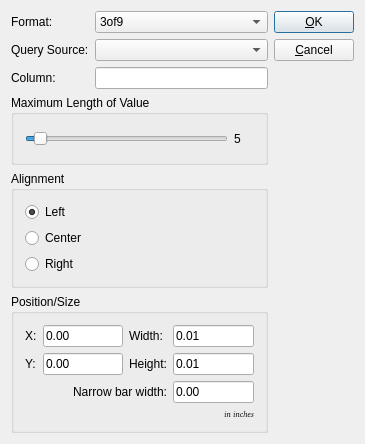
<ui version="4.0" >
 <comment> * OpenRPT report writer and rendering engine
 * Copyright (C) 2001-2010 by OpenMFG, LLC
 *
 * This library is free software; you can redistribute it and/or
 * modify it under the terms of the GNU Lesser General Public
 * License as published by the Free Software Foundation; either
 * version 2.1 of the License, or (at your option) any later version.
 *
 * This library is distributed in the hope that it will be useful,
 * but WITHOUT ANY WARRANTY; without even the implied warranty of
 * MERCHANTABILITY or FITNESS FOR A PARTICULAR PURPOSE. See the GNU
 * Lesser General Public License for more details.
 *
 * You should have received a copy of the GNU Lesser General Public
 * License along with this library; if not, write to the Free Software
 * Foundation, Inc., 59 Temple Place, Suite 330, Boston, MA 02111-1307 USA
 * Please contact info@openmfg.com with any questions on this license.</comment>
 <class>BarcodeEditor</class>
 <widget class="QDialog" name="BarcodeEditor" >
  <property name="geometry" >
   <rect>
    <x>0</x>
    <y>0</y>
    <width>365</width>
    <height>433</height>
   </rect>
  </property>
  <property name="sizePolicy" >
   <sizepolicy vsizetype="Preferred" hsizetype="Preferred" >
    <horstretch>0</horstretch>
    <verstretch>0</verstretch>
   </sizepolicy>
  </property>
  <property name="windowTitle" >
   <string>Bar Code Properties</string>
  </property>
  <layout class="QHBoxLayout" >
   <property name="spacing" >
    <number>6</number>
   </property>
   <property name="leftMargin" >
    <number>11</number>
   </property>
   <property name="topMargin" >
    <number>11</number>
   </property>
   <property name="rightMargin" >
    <number>11</number>
   </property>
   <property name="bottomMargin" >
    <number>11</number>
   </property>
   <item>
    <layout class="QVBoxLayout" >
     <property name="spacing" >
      <number>6</number>
     </property>
     <property name="leftMargin" >
      <number>0</number>
     </property>
     <property name="topMargin" >
      <number>0</number>
     </property>
     <property name="rightMargin" >
      <number>0</number>
     </property>
     <property name="bottomMargin" >
      <number>0</number>
     </property>
     <item>
      <layout class="QGridLayout" >
       <property name="leftMargin" >
        <number>0</number>
       </property>
       <property name="topMargin" >
        <number>0</number>
       </property>
       <property name="rightMargin" >
        <number>0</number>
       </property>
       <property name="bottomMargin" >
        <number>0</number>
       </property>
       <property name="horizontalSpacing" >
        <number>6</number>
       </property>
       <property name="verticalSpacing" >
        <number>6</number>
       </property>
       <item row="0" column="0" >
        <widget class="QLabel" name="TextLabel1_3_2" >
         <property name="frameShape" >
          <enum>QFrame::NoFrame</enum>
         </property>
         <property name="frameShadow" >
          <enum>QFrame::Plain</enum>
         </property>
         <property name="text" >
          <string>Format:</string>
         </property>
        </widget>
       </item>
       <item row="2" column="1" >
        <widget class="QLineEdit" name="tbColumn" />
       </item>
       <item row="2" column="0" >
        <widget class="QLabel" name="TextLabel1" >
         <property name="sizePolicy" >
          <sizepolicy vsizetype="Minimum" hsizetype="Preferred" >
           <horstretch>0</horstretch>
           <verstretch>0</verstretch>
          </sizepolicy>
         </property>
         <property name="text" >
          <string>Column:</string>
         </property>
        </widget>
       </item>
       <item row="1" column="0" >
        <widget class="QLabel" name="TextLabel1_3" >
         <property name="text" >
          <string>Query Source:</string>
         </property>
        </widget>
       </item>
       <item row="0" column="1" >
        <widget class="QComboBox" name="cbFormat" >
         <item>
          <property name="text" >
           <string>3of9</string>
          </property>
         </item>
         <item>
          <property name="text" >
           <string>3of9+</string>
          </property>
         </item>
         <item>
          <property name="text" >
           <string>128</string>
          </property>
         </item>
         <item>
          <property name="text" >
           <string>ean13</string>
          </property>
         </item>
         <item>
          <property name="text" >
           <string>ean8</string>
          </property>
         </item>
         <item>
          <property name="text" >
           <string>upc-a</string>
          </property>
         </item>
         <item>
          <property name="text" >
           <string>upc-e</string>
          </property>
         </item>
        </widget>
       </item>
       <item row="1" column="1" >
        <widget class="QueryComboBox" name="cbQuery" />
       </item>
      </layout>
     </item>
     <item>
      <widget class="QGroupBox" name="GroupBox2" >
       <property name="minimumSize" >
        <size>
         <width>0</width>
         <height>70</height>
        </size>
       </property>
       <property name="title" >
        <string>Maximum Length of Value</string>
       </property>
       <layout class="QHBoxLayout" >
        <item>
         <widget class="QSlider" name="sliderMaxVal" >
          <property name="minimum" >
           <number>1</number>
          </property>
          <property name="value" >
           <number>5</number>
          </property>
          <property name="orientation" >
           <enum>Qt::Horizontal</enum>
          </property>
         </widget>
        </item>
        <item>
         <widget class="QLabel" name="labelMaxVal" >
          <property name="minimumSize" >
           <size>
            <width>20</width>
            <height>0</height>
           </size>
          </property>
          <property name="text" >
           <string>5</string>
          </property>
         </widget>
        </item>
       </layout>
      </widget>
     </item>
     <item>
      <widget class="QGroupBox" name="buttonGroupAlign" >
       <property name="title" >
        <string>Alignment</string>
       </property>
       <layout class="QVBoxLayout" >
        <property name="spacing" >
         <number>6</number>
        </property>
        <property name="leftMargin" >
         <number>11</number>
        </property>
        <property name="topMargin" >
         <number>11</number>
        </property>
        <property name="rightMargin" >
         <number>11</number>
        </property>
        <property name="bottomMargin" >
         <number>11</number>
        </property>
        <item>
         <widget class="QRadioButton" name="rbAlignLeft" >
          <property name="text" >
           <string>Left</string>
          </property>
          <property name="checked" >
           <bool>true</bool>
          </property>
         </widget>
        </item>
        <item>
         <widget class="QRadioButton" name="rbAlignCenter" >
          <property name="text" >
           <string>Center</string>
          </property>
         </widget>
        </item>
        <item>
         <widget class="QRadioButton" name="rbAlignRight" >
          <property name="text" >
           <string>Right</string>
          </property>
         </widget>
        </item>
       </layout>
      </widget>
     </item>
     <item>
      <widget class="QGroupBox" name="GroupBox1" >
       <property name="title" >
        <string>Position/Size</string>
       </property>
       <layout class="QGridLayout" >
        <item row="0" column="0" >
         <widget class="QLabel" name="TextLabel1_3_3" >
          <property name="text" >
           <string>X:</string>
          </property>
         </widget>
        </item>
        <item row="0" column="1" >
         <widget class="QLineEdit" name="leXPos" >
          <property name="text" >
           <string>0.00</string>
          </property>
         </widget>
        </item>
        <item row="0" column="2" >
         <widget class="QLabel" name="TextLabel3" >
          <property name="text" >
           <string>Width:</string>
          </property>
         </widget>
        </item>
        <item row="0" column="3" >
         <widget class="QLineEdit" name="leWidth" >
          <property name="text" >
           <string>0.01</string>
          </property>
         </widget>
        </item>
        <item row="1" column="0" >
         <widget class="QLabel" name="TextLabel2" >
          <property name="text" >
           <string>Y:</string>
          </property>
         </widget>
        </item>
        <item row="1" column="1" >
         <widget class="QLineEdit" name="leYPos" >
          <property name="text" >
           <string>0.00</string>
          </property>
         </widget>
        </item>
        <item row="1" column="2" >
         <widget class="QLabel" name="TextLabel4" >
          <property name="text" >
           <string>Height:</string>
          </property>
         </widget>
        </item>
        <item row="1" column="3" >
         <widget class="QLineEdit" name="leHeight" >
          <property name="text" >
           <string>0.01</string>
          </property>
         </widget>
        </item>
        <item row="2" column="1" colspan="2" >
         <widget class="QLabel" name="TextLabel2_2" >
          <property name="text" >
           <string>Narrow bar width:</string>
          </property>
          <property name="alignment" >
           <set>Qt::AlignLeading|Qt::AlignLeft|Qt::AlignRight|Qt::AlignTrailing|Qt::AlignVCenter</set>
          </property>
         </widget>
        </item>
        <item row="2" column="3" >
         <widget class="QLineEdit" name="leNarrowBarWidth" >
          <property name="text" >
           <string>0.00</string>
          </property>
         </widget>
        </item>
        <item row="3" column="3" >
         <widget class="QLabel" name="TextLabel5" >
          <property name="font" >
           <font>
            <family>Helvetica [Cronyx]</family>
            <pointsize>6</pointsize>
            <weight>50</weight>
            <italic>true</italic>
            <bold>false</bold>
            <underline>false</underline>
            <strikeout>false</strikeout>
           </font>
          </property>
          <property name="text" >
           <string>in inches</string>
          </property>
          <property name="textFormat" >
           <enum>Qt::AutoText</enum>
          </property>
          <property name="alignment" >
           <set>Qt::AlignRight|Qt::AlignTrailing|Qt::AlignVCenter</set>
          </property>
         </widget>
        </item>
       </layout>
      </widget>
     </item>
    </layout>
   </item>
   <item>
    <layout class="QVBoxLayout" >
     <property name="spacing" >
      <number>6</number>
     </property>
     <property name="leftMargin" >
      <number>0</number>
     </property>
     <property name="topMargin" >
      <number>0</number>
     </property>
     <property name="rightMargin" >
      <number>0</number>
     </property>
     <property name="bottomMargin" >
      <number>0</number>
     </property>
     <item>
      <widget class="QPushButton" name="buttonOk" >
       <property name="text" >
        <string>&amp;OK</string>
       </property>
       <property name="shortcut" >
        <string>Alt+O</string>
       </property>
       <property name="autoDefault" >
        <bool>true</bool>
       </property>
       <property name="default" >
        <bool>true</bool>
       </property>
      </widget>
     </item>
     <item>
      <widget class="QPushButton" name="buttonCancel" >
       <property name="text" >
        <string>&amp;Cancel</string>
       </property>
       <property name="shortcut" >
        <string>Alt+C</string>
       </property>
       <property name="autoDefault" >
        <bool>true</bool>
       </property>
      </widget>
     </item>
     <item>
      <spacer>
       <property name="orientation" >
        <enum>Qt::Vertical</enum>
       </property>
       <property name="sizeType" >
        <enum>QSizePolicy::Expanding</enum>
       </property>
       <property name="sizeHint" >
        <size>
         <width>20</width>
         <height>20</height>
        </size>
       </property>
      </spacer>
     </item>
    </layout>
   </item>
  </layout>
 </widget>
 <layoutdefault spacing="6" margin="11" />
 <customwidgets>
  <customwidget>
   <class>QueryComboBox</class>
   <extends>QComboBox</extends>
   <header>querycombobox.h</header>
  </customwidget>
 </customwidgets>
 <tabstops>
  <tabstop>cbFormat</tabstop>
  <tabstop>cbQuery</tabstop>
  <tabstop>tbColumn</tabstop>
  <tabstop>sliderMaxVal</tabstop>
  <tabstop>rbAlignLeft</tabstop>
  <tabstop>leXPos</tabstop>
  <tabstop>leWidth</tabstop>
  <tabstop>leYPos</tabstop>
  <tabstop>leHeight</tabstop>
  <tabstop>buttonOk</tabstop>
  <tabstop>buttonCancel</tabstop>
 </tabstops>
 <resources/>
 <connections>
  <connection>
   <sender>sliderMaxVal</sender>
   <signal>valueChanged(int)</signal>
   <receiver>labelMaxVal</receiver>
   <slot>setNum(int)</slot>
   <hints>
    <hint type="sourcelabel" >
     <x>20</x>
     <y>20</y>
    </hint>
    <hint type="destinationlabel" >
     <x>20</x>
     <y>20</y>
    </hint>
   </hints>
  </connection>
  <connection>
   <sender>buttonOk</sender>
   <signal>clicked()</signal>
   <receiver>BarcodeEditor</receiver>
   <slot>accept()</slot>
   <hints>
    <hint type="sourcelabel" >
     <x>20</x>
     <y>20</y>
    </hint>
    <hint type="destinationlabel" >
     <x>20</x>
     <y>20</y>
    </hint>
   </hints>
  </connection>
  <connection>
   <sender>buttonCancel</sender>
   <signal>clicked()</signal>
   <receiver>BarcodeEditor</receiver>
   <slot>reject()</slot>
   <hints>
    <hint type="sourcelabel" >
     <x>20</x>
     <y>20</y>
    </hint>
    <hint type="destinationlabel" >
     <x>20</x>
     <y>20</y>
    </hint>
   </hints>
  </connection>
 </connections>
</ui>
